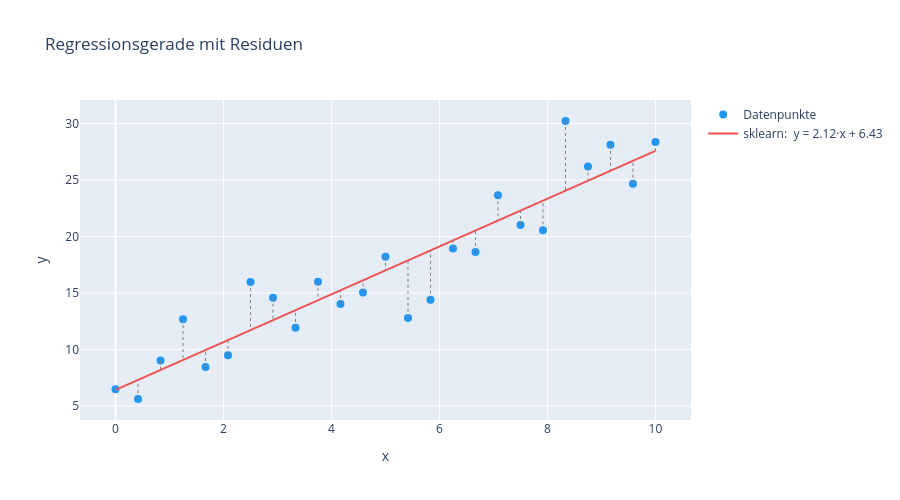

The code cell stored with this chart in its notebook:
### Code cell
# Plot: Datenpunkte + automatisch gefundene Regressionsgerade
fig = go.Figure()
fig.add_scatter(x=x_demo, y=y_demo, mode='markers',
                marker=dict(color='#2196F3', size=8),
                name='Datenpunkte')
fig.add_scatter(x=x_demo, y=y_pred, mode='lines',
                line=dict(color='#EF5350', width=2),
                name=f'sklearn:  y = {m_fit:.2f}·x + {b_fit:.2f}')

# Residuen als senkrechte Linien einzeichnen
for xi, yi, ypi in zip(x_demo, y_demo, y_pred):
    fig.add_shape(type='line', x0=xi, x1=xi, y0=yi, y1=ypi,
                  line=dict(color='gray', width=1, dash='dot'))

fig.update_layout(title='Regressionsgerade mit Residuen',
                  xaxis_title='x', yaxis_title='y',
                  height=500)
fig.show()

### Figure 1 — Plotly figure (JSON) as saved in the notebook; plotly's stock layout.template omitted (floating-point values rounded to 4 significant figures)
{"data": [{"marker": {"color": "#2196F3", "size": 8}, "mode": "markers", "name": "Datenpunkte", "type": "scatter", "x": [0.0, 0.4167, 0.8333, 1.25, 1.667, 2.083, 2.5, 2.917, 3.333, 3.75, 4.167, 4.583, 5.0, 5.417, 5.833, 6.25, 6.667, 7.083, 7.5, 7.917, 8.333, 8.75, 9.167, 9.583, 10.0], "y": [6.49, 5.627, 9.026, 12.69, 8.464, 9.506, 15.99, 14.59, 11.92, 16.0, 14.03, 15.06, 18.23, 12.8, 14.41, 18.94, 18.63, 23.65, 21.03, 20.55, 30.23, 26.2, 28.12, 24.68, 28.37]}, {"line": {"color": "#EF5350", "width": 2}, "mode": "lines", "name": "sklearn:  y = 2.12·x + 6.43", "type": "scatter", "x": [0.0, 0.4167, 0.8333, 1.25, 1.667, 2.083, 2.5, 2.917, 3.333, 3.75, 4.167, 4.583, 5.0, 5.417, 5.833, 6.25, 6.667, 7.083, 7.5, 7.917, 8.333, 8.75, 9.167, 9.583, 10.0], "y": [6.434, 7.315, 8.196, 9.078, 9.959, 10.84, 11.72, 12.6, 13.48, 14.37, 15.25, 16.13, 17.01, 17.89, 18.77, 19.65, 20.53, 21.42, 22.3, 23.18, 24.06, 24.94, 25.82, 26.7, 27.59]}], "layout": {"height": 500, "shapes": [{"line": {"color": "gray", "dash": "dot", "width": 1}, "type": "line", "x0": 0, "x1": 0, "y0": 6.49, "y1": 6.434}, {"line": {"color": "gray", "dash": "dot", "width": 1}, "type": "line", "x0": 0.4167, "x1": 0.4167, "y0": 5.627, "y1": 7.315}, {"line": {"color": "gray", "dash": "dot", "width": 1}, "type": "line", "x0": 0.8333, "x1": 0.8333, "y0": 9.026, "y1": 8.196}, {"line": {"color": "gray", "dash": "dot", "width": 1}, "type": "line", "x0": 1.25, "x1": 1.25, "y0": 12.69, "y1": 9.078}, {"line": {"color": "gray", "dash": "dot", "width": 1}, "type": "line", "x0": 1.667, "x1": 1.667, "y0": 8.464, "y1": 9.959}, {"line": {"color": "gray", "dash": "dot", "width": 1}, "type": "line", "x0": 2.083, "x1": 2.083, "y0": 9.506, "y1": 10.84}, {"line": {"color": "gray", "dash": "dot", "width": 1}, "type": "line", "x0": 2.5, "x1": 2.5, "y0": 15.99, "y1": 11.72}, {"line": {"color": "gray", "dash": "dot", "width": 1}, "type": "line", "x0": 2.917, "x1": 2.917, "y0": 14.59, "y1": 12.6}, {"line": {"color": "gray", "dash": "dot", "width": 1}, "type": "line", "x0": 3.333, "x1": 3.333, "y0": 11.92, "y1": 13.48}, {"line": {"color": "gray", "dash": "dot", "width": 1}, "type": "line", "x0": 3.75, "x1": 3.75, "y0": 16.0, "y1": 14.37}, {"line": {"color": "gray", "dash": "dot", "width": 1}, "type": "line", "x0": 4.167, "x1": 4.167, "y0": 14.03, "y1": 15.25}, {"line": {"color": "gray", "dash": "dot", "width": 1}, "type": "line", "x0": 4.583, "x1": 4.583, "y0": 15.06, "y1": 16.13}, {"line": {"color": "gray", "dash": "dot", "width": 1}, "type": "line", "x0": 5, "x1": 5, "y0": 18.23, "y1": 17.01}, {"line": {"color": "gray", "dash": "dot", "width": 1}, "type": "line", "x0": 5.417, "x1": 5.417, "y0": 12.8, "y1": 17.89}, {"line": {"color": "gray", "dash": "dot", "width": 1}, "type": "line", "x0": 5.833, "x1": 5.833, "y0": 14.41, "y1": 18.77}, {"line": {"color": "gray", "dash": "dot", "width": 1}, "type": "line", "x0": 6.25, "x1": 6.25, "y0": 18.94, "y1": 19.65}, {"line": {"color": "gray", "dash": "dot", "width": 1}, "type": "line", "x0": 6.667, "x1": 6.667, "y0": 18.63, "y1": 20.53}, {"line": {"color": "gray", "dash": "dot", "width": 1}, "type": "line", "x0": 7.083, "x1": 7.083, "y0": 23.65, "y1": 21.42}, {"line": {"color": "gray", "dash": "dot", "width": 1}, "type": "line", "x0": 7.5, "x1": 7.5, "y0": 21.03, "y1": 22.3}, {"line": {"color": "gray", "dash": "dot", "width": 1}, "type": "line", "x0": 7.917, "x1": 7.917, "y0": 20.55, "y1": 23.18}, {"line": {"color": "gray", "dash": "dot", "width": 1}, "type": "line", "x0": 8.333, "x1": 8.333, "y0": 30.23, "y1": 24.06}, {"line": {"color": "gray", "dash": "dot", "width": 1}, "type": "line", "x0": 8.75, "x1": 8.75, "y0": 26.2, "y1": 24.94}, {"line": {"color": "gray", "dash": "dot", "width": 1}, "type": "line", "x0": 9.167, "x1": 9.167, "y0": 28.12, "y1": 25.82}, {"line": {"color": "gray", "dash": "dot", "width": 1}, "type": "line", "x0": 9.583, "x1": 9.583, "y0": 24.68, "y1": 26.7}, {"line": {"color": "gray", "dash": "dot", "width": 1}, "type": "line", "x0": 10, "x1": 10, "y0": 28.37, "y1": 27.59}], "title": {"text": "Regressionsgerade mit Residuen"}, "xaxis": {"title": {"text": "x"}}, "yaxis": {"title": {"text": "y"}}}}
